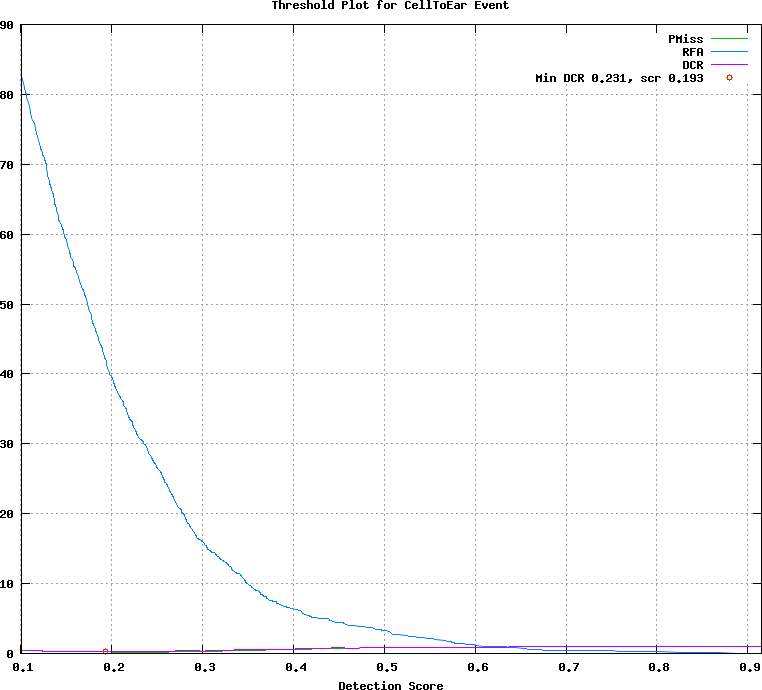

Write the gnuplot code that produced this figure.
## GNUPLOT command file
set terminal postscript color
set style data lines
set title 'Threshold Plot for CellToEar Event'
set xlabel 'Detection Score'
set grid
set size ratio 0.85
plot [0.101000:0.915000]  \
  'test.det.CellToEar_Event.dat.1' using 1:4 title 'PMiss' with lines lt 2, \
  'test.det.CellToEar_Event.dat.1' using 1:5 title 'RFA' with lines lt 3, \
  'test.det.CellToEar_Event.dat.1' using 1:6 title 'DCR' with lines lt 4, \
  'test.det.CellToEar_Event.dat.2' using 1:2 title 'Min DCR 0.231, scr 0.193' with points lt 6
